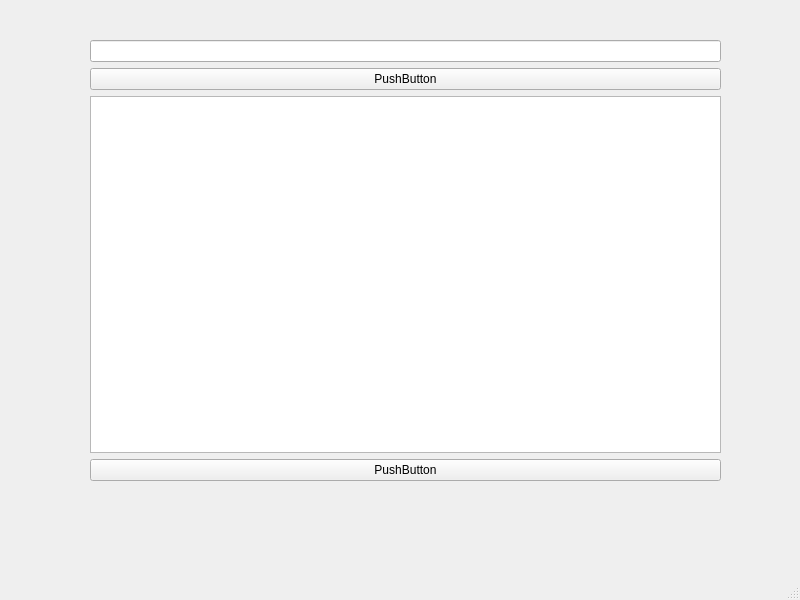
<?xml version="1.0" encoding="UTF-8"?>
<ui version="4.0">
 <class>MainWindow</class>
 <widget class="QMainWindow" name="MainWindow">
  <property name="geometry">
   <rect>
    <x>0</x>
    <y>0</y>
    <width>800</width>
    <height>600</height>
   </rect>
  </property>
  <property name="windowTitle">
   <string>MainWindow</string>
  </property>
  <widget class="QWidget" name="centralwidget">
   <widget class="QWidget" name="verticalLayoutWidget">
    <property name="geometry">
     <rect>
      <x>90</x>
      <y>40</y>
      <width>631</width>
      <height>441</height>
     </rect>
    </property>
    <layout class="QVBoxLayout" name="main_layout">
     <item>
      <widget class="QLineEdit" name="task_entry"/>
     </item>
     <item>
      <widget class="QPushButton" name="add_task_button">
       <property name="text">
        <string>PushButton</string>
       </property>
      </widget>
     </item>
     <item>
      <widget class="QListWidget" name="task_list"/>
     </item>
     <item>
      <widget class="QPushButton" name="delete_task_button">
       <property name="text">
        <string>PushButton</string>
       </property>
      </widget>
     </item>
    </layout>
   </widget>
  </widget>
  <widget class="QMenuBar" name="menubar">
   <property name="geometry">
    <rect>
     <x>0</x>
     <y>0</y>
     <width>800</width>
     <height>25</height>
    </rect>
   </property>
  </widget>
  <widget class="QStatusBar" name="statusbar"/>
 </widget>
 <resources/>
 <connections/>
</ui>
